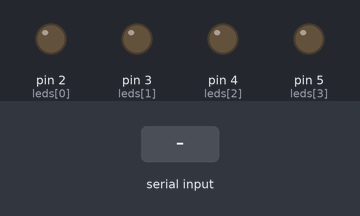
This sketch was run on a simulated Arduino Uno, built with avr-gcc and run on an emulated ATmega328P. Parts: output pins drawn as LEDs (lit = HIGH). Inputs (shaded band) come from the test bench. Random numbers use the default seed unless the sketch sets one.

Above: at 1.2 s.
1.3 s: "a" received over Serial
At 2.5 s:
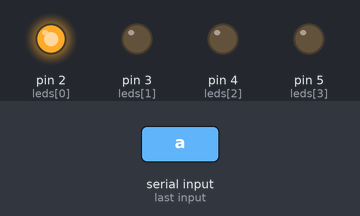
2.8 s: "b" received over Serial
At 3.8 s:
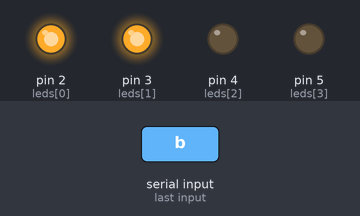
4.3 s: "c" received over Serial
At 4.9 s:
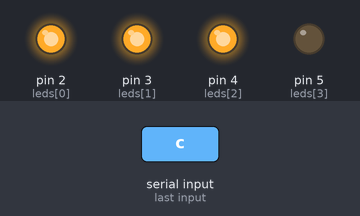
5.8 s: byte 111 ('o') received over Serial
At 6.1 s:
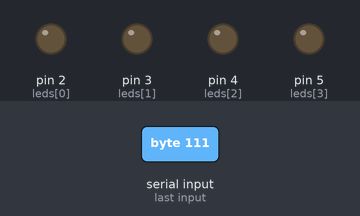
7.3 s: "d" received over Serial
At 8.4 s:
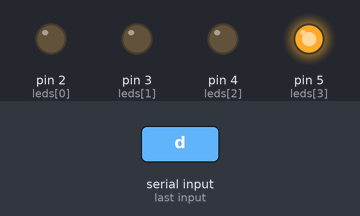
8.8 s: "r" received over Serial
At 9.7 s:
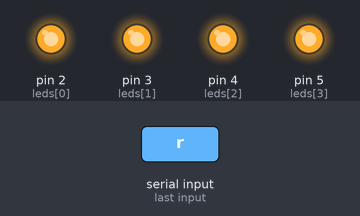
Timing chart, 0 to 11.3 s (numbered marks = the images above; inputs shaded):
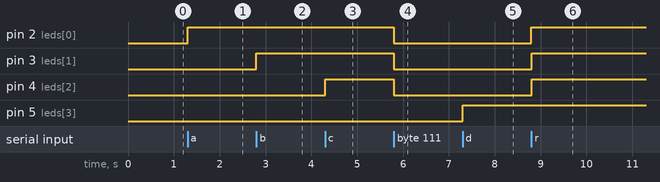

Measured:
- after the input at 1.3 s, pin 2 (leds[0]): LOW → HIGH at once
- after the input at 2.8 s, pin 3 (leds[1]): LOW → HIGH at once
- after the input at 4.3 s, pin 4 (leds[2]): LOW → HIGH at once
- after the input at 5.8 s, pin 2 (leds[0]), pin 3 (leds[1]), pin 4 (leds[2]): HIGH → LOW at once
- after the input at 7.3 s, pin 5 (leds[3]): LOW → HIGH at once
- after the input at 8.8 s, pin 2 (leds[0]), pin 3 (leds[1]), pin 4 (leds[2]): LOW → HIGH at once

The sketch:

ledsFunciones.ino
```cpp
int leds[] = {2, 3, 4, 5};
char c;

// declaracion de funciones
void encendido(int led);
void apagado(int led);

void setup(){
  Serial.begin(9600);
  for(int i = 0; i < 4; i++){
    pinMode(leds[i], OUTPUT);
  }
}

void loop(){
  while (Serial.available()){
    if(Serial.available() > 0){
      c = Serial.read();
    }
  }
  switch (c){
    case 'a':
    encendido(leds[0]);
    break;
    case 'b':
    encendido(leds[1]);
    break;
    case 'c':
    encendido(leds[2]);
    break;
    case 'd':
    encendido(leds[3]);
    break;
    case 'e':
    apagado(leds[0]);
    break;
    case 'f':
    apagado(leds[1]);
    break;
    case 'g':
    apagado(leds[2]);
    break;
    case 'h':
    apagado(leds[3]);
    break;
    case 'r':
    encendido(leds[random(4)]);
    delay(1);
    break;
    case 'p':
    encendido(leds[random(4)]);
    break;
    case 'o':
    apagado(leds[random(4)]);
    break;
  }
}

void encendido(int led){
  digitalWrite(led, HIGH);
}

void apagado(int led){
  digitalWrite(led, LOW);
}
```
